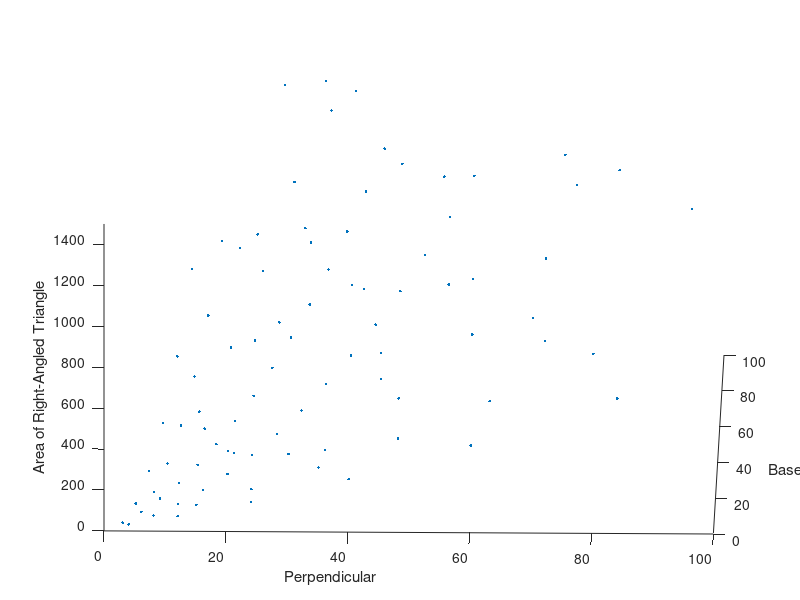
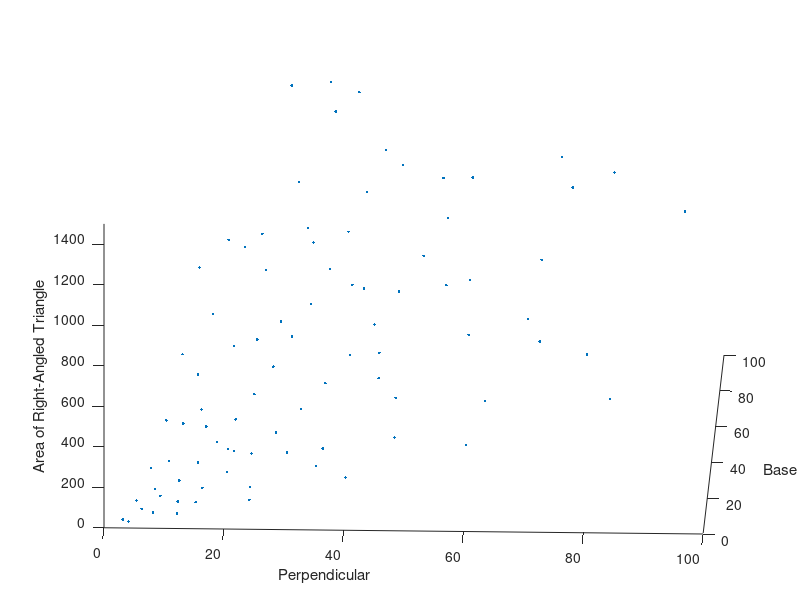
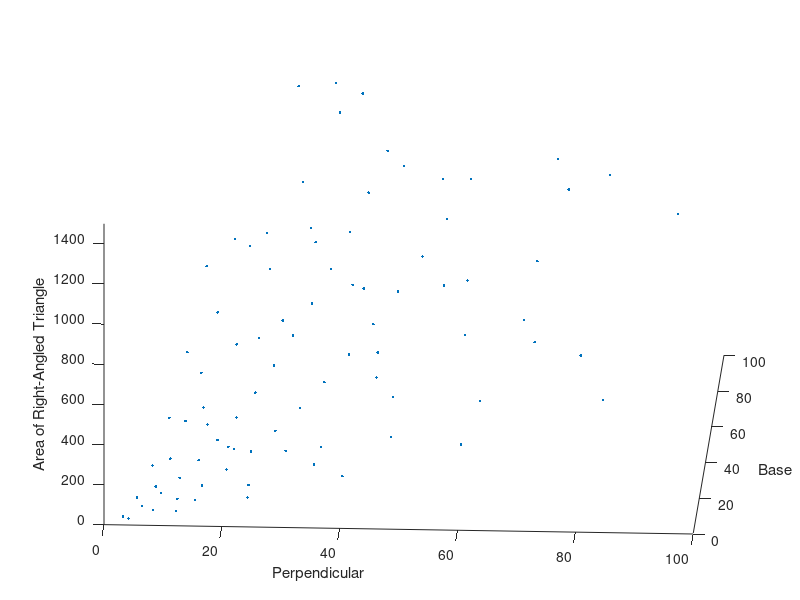
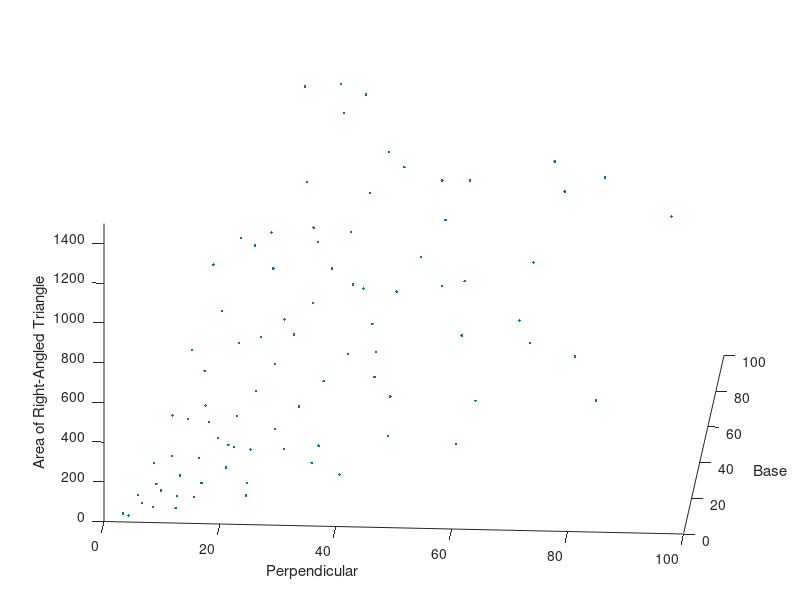

Here is the MATLAB script that generated these plots, in order:
clear all;
data=load('plot3d.txt');
x=data(:,1);
y=data(:,2);
z=data(:,3);
figure(1);
t=100;
for degree=1:250
   clf;
   plot3(x,y,z,".");
   xlabel('Perpendicular');
   ylabel('Base');
   zlabel('Area of Right-Angled Triangle');
   axis([0 100 0 100 0 1500]);
   view(degree,30 + 15* sin(degree/60));
   plotname=['scatter_t',num2str(t),'.png']; 
   print(plotname,'-dpng');
   t=t+1;
end;

